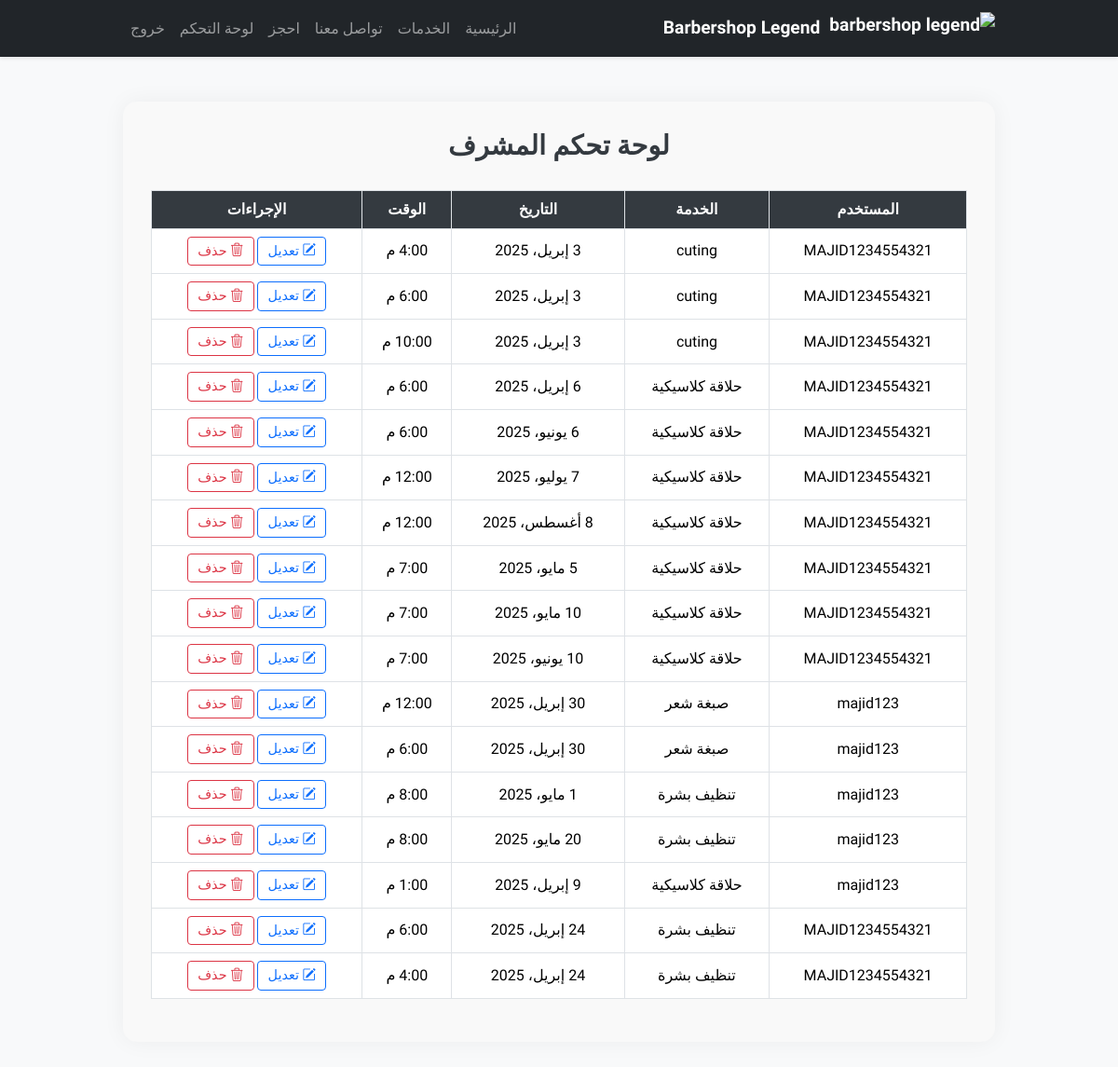
The page /admin-dashboard/ (signed in) on the database as committed earlier.
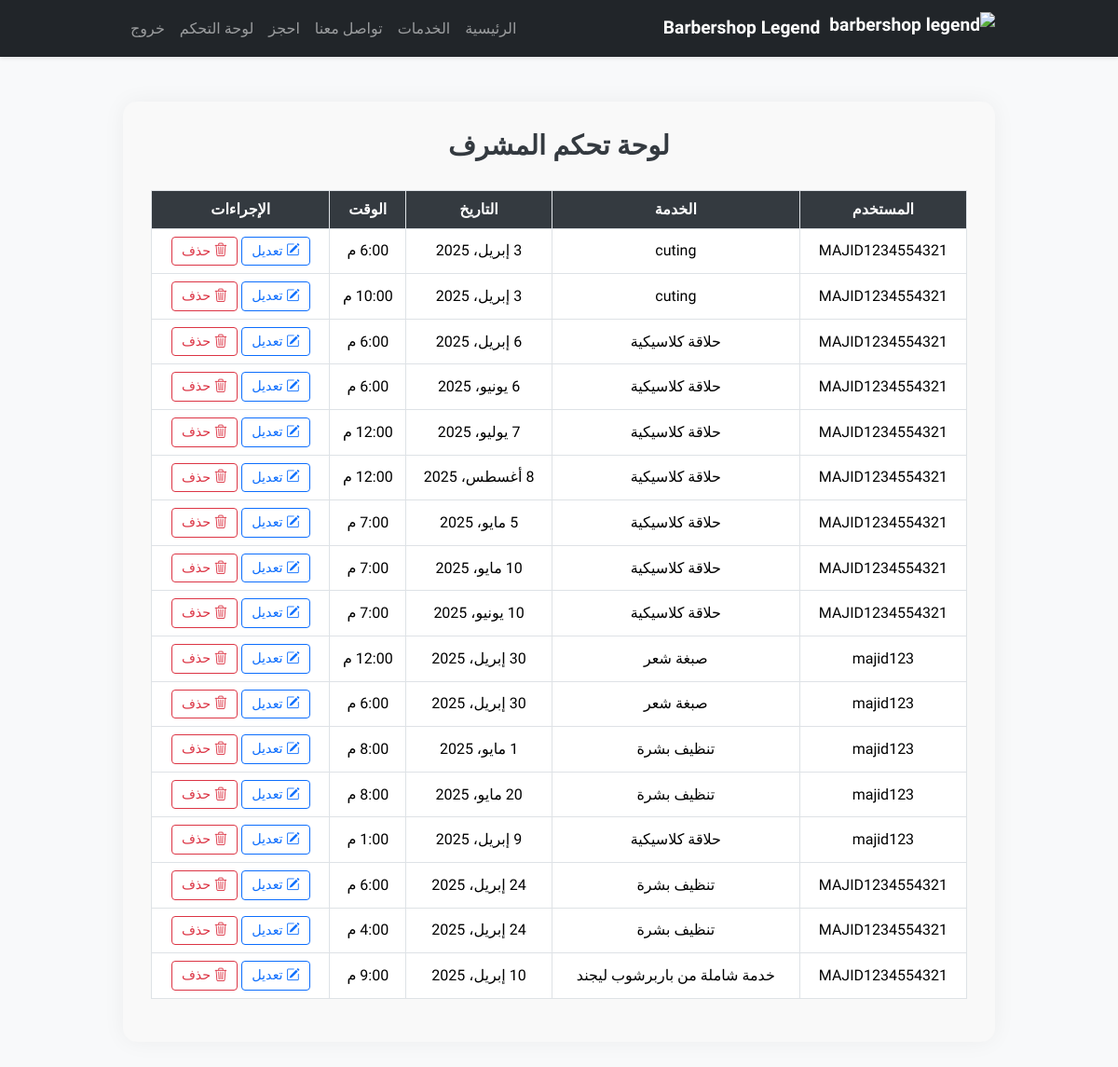
The same page on the database as committed later.
### booking/models.py (models this page shows, shortened)
class Booking(models.Model):
    SERVICE_CHOICES = [
        ('تشكيل اللحية', 'تشكيل اللحية'),
        ('حلاقة رجالية', 'حلاقة رجالية'),
        ('خدمة شاملة من باربرشوب ليجند', 'خدمة شاملة من باربرشوب ليجند'),
        ('إزالة الشعر بالحلاوة', 'إزالة الشعر بالحلاوة'),
        ('استشارة الحلاقة الشخصية', 'استشارة الحلاقة الشخصية'),
        ('صبغ الشعر', 'صبغ الشعر'),
        ('تلوين الشعر/اللحية', 'تلوين الشعر/اللحية'),
        ('حلاقة الأطفال', 'حلاقة الأطفال'),
        ('حلاقة الرجال', 'حلاقة الرجال'),
    ]
    user = models.ForeignKey(User, on_delete=models.CASCADE)
    date = models.DateField()
    time = models.TimeField()
    service = models.CharField(max_length=100, choices=SERVICE_CHOICES)

### booking/views.py (the view)
# urls.py: path('admin-dashboard/', views.admin_dashboard, name='admin_dashboard'),
@staff_member_required
def admin_dashboard(request):
    bookings = Booking.objects.all()
    return render(request, 'booking/admin_dashboard.html', {'bookings': bookings})

### booking/templates/booking/admin_dashboard.html (shortened to what this page needs)
{% extends "booking/base.html" %} {% block content %}
<div class="admin-dashboard">
  <h2 class="admin-title">لوحة تحكم المشرف</h2>
  <div class="table-responsive">
    <table class="table table-hover table-bordered text-center align-middle">
      <thead>
        <tr>
          <th>المستخدم</th>
          <th>الخدمة</th>
          <th>التاريخ</th>
          <th>الوقت</th>
          <th>الإجراءات</th>
        </tr>
      </thead>
      <tbody>
        {% for booking in bookings %}
        <tr>
          <td>{{ booking.user.username }}</td>
          <td>{{ booking.service }}</td>
          <td>{{ booking.date }}</td>
          <td>{{ booking.time }}</td>
          <td>
            <a
              href="{% url 'edit_booking' booking.id %}"
              class="btn btn-sm btn-outline-primary"
            >
              <i class="bi bi-pencil-square"></i> تعديل
            </a>
            <a
              href="{% url 'delete_booking' booking.id %}"
              class="btn btn-sm btn-outline-danger"
              onclick="return confirm('هل أنت متأكد من الحذف؟');"
            >
              <i class="bi bi-trash3"></i> حذف
            </a>
          </td>
        </tr>
        {% empty %}
        <tr>
          <td colspan="5">لا توجد حجوزات حاليًا.</td>
        </tr>
        {% endfor %}
      </tbody>
    </table>
  </div>
</div>
{% endblock %}

Rows that differ between the two databases and show on the page:
removed Booking: user.username "MAJID1234554321", service "cuting", date "3 إبريل، 2025", time "4:00 م"
added Booking: user.username "MAJID1234554321", service "خدمة شاملة من باربرشوب ليجند", date "10 إبريل، 2025", time "9:00 م"
